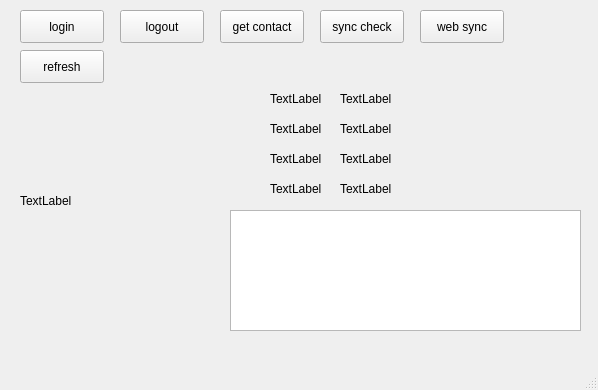
<?xml version="1.0" encoding="UTF-8"?>
<ui version="4.0">
 <class>MainWindow</class>
 <widget class="QMainWindow" name="MainWindow">
  <property name="geometry">
   <rect>
    <x>0</x>
    <y>0</y>
    <width>598</width>
    <height>390</height>
   </rect>
  </property>
  <property name="windowTitle">
   <string>MainWindow</string>
  </property>
  <widget class="QWidget" name="centralwidget">
   <widget class="QPushButton" name="pushButton">
    <property name="geometry">
     <rect>
      <x>20</x>
      <y>10</y>
      <width>84</width>
      <height>33</height>
     </rect>
    </property>
    <property name="text">
     <string>login</string>
    </property>
   </widget>
   <widget class="QLabel" name="label">
    <property name="geometry">
     <rect>
      <x>20</x>
      <y>100</y>
      <width>201</width>
      <height>201</height>
     </rect>
    </property>
    <property name="text">
     <string>TextLabel</string>
    </property>
   </widget>
   <widget class="QLabel" name="label_2">
    <property name="geometry">
     <rect>
      <x>270</x>
      <y>90</y>
      <width>54</width>
      <height>17</height>
     </rect>
    </property>
    <property name="text">
     <string>TextLabel</string>
    </property>
   </widget>
   <widget class="QLabel" name="label_3">
    <property name="geometry">
     <rect>
      <x>340</x>
      <y>90</y>
      <width>141</width>
      <height>17</height>
     </rect>
    </property>
    <property name="text">
     <string>TextLabel</string>
    </property>
   </widget>
   <widget class="QLabel" name="label_4">
    <property name="geometry">
     <rect>
      <x>270</x>
      <y>120</y>
      <width>54</width>
      <height>17</height>
     </rect>
    </property>
    <property name="text">
     <string>TextLabel</string>
    </property>
   </widget>
   <widget class="QLabel" name="label_5">
    <property name="geometry">
     <rect>
      <x>340</x>
      <y>120</y>
      <width>141</width>
      <height>17</height>
     </rect>
    </property>
    <property name="text">
     <string>TextLabel</string>
    </property>
   </widget>
   <widget class="QLabel" name="label_6">
    <property name="geometry">
     <rect>
      <x>270</x>
      <y>150</y>
      <width>54</width>
      <height>17</height>
     </rect>
    </property>
    <property name="text">
     <string>TextLabel</string>
    </property>
   </widget>
   <widget class="QLabel" name="label_7">
    <property name="geometry">
     <rect>
      <x>340</x>
      <y>150</y>
      <width>141</width>
      <height>17</height>
     </rect>
    </property>
    <property name="text">
     <string>TextLabel</string>
    </property>
   </widget>
   <widget class="QLabel" name="label_8">
    <property name="geometry">
     <rect>
      <x>270</x>
      <y>180</y>
      <width>54</width>
      <height>17</height>
     </rect>
    </property>
    <property name="text">
     <string>TextLabel</string>
    </property>
   </widget>
   <widget class="QLabel" name="label_9">
    <property name="geometry">
     <rect>
      <x>340</x>
      <y>180</y>
      <width>141</width>
      <height>17</height>
     </rect>
    </property>
    <property name="text">
     <string>TextLabel</string>
    </property>
   </widget>
   <widget class="QPushButton" name="pushButton_2">
    <property name="geometry">
     <rect>
      <x>120</x>
      <y>10</y>
      <width>84</width>
      <height>33</height>
     </rect>
    </property>
    <property name="text">
     <string>logout</string>
    </property>
   </widget>
   <widget class="QPushButton" name="pushButton_3">
    <property name="geometry">
     <rect>
      <x>220</x>
      <y>10</y>
      <width>84</width>
      <height>33</height>
     </rect>
    </property>
    <property name="text">
     <string>get contact</string>
    </property>
   </widget>
   <widget class="QPushButton" name="pushButton_4">
    <property name="geometry">
     <rect>
      <x>320</x>
      <y>10</y>
      <width>84</width>
      <height>33</height>
     </rect>
    </property>
    <property name="text">
     <string>sync check</string>
    </property>
   </widget>
   <widget class="QPushButton" name="pushButton_5">
    <property name="geometry">
     <rect>
      <x>420</x>
      <y>10</y>
      <width>84</width>
      <height>33</height>
     </rect>
    </property>
    <property name="text">
     <string>web sync</string>
    </property>
   </widget>
   <widget class="QPushButton" name="pushButton_6">
    <property name="geometry">
     <rect>
      <x>20</x>
      <y>50</y>
      <width>84</width>
      <height>33</height>
     </rect>
    </property>
    <property name="text">
     <string>refresh</string>
    </property>
   </widget>
   <widget class="QPlainTextEdit" name="plainTextEdit">
    <property name="geometry">
     <rect>
      <x>230</x>
      <y>210</y>
      <width>351</width>
      <height>121</height>
     </rect>
    </property>
   </widget>
  </widget>
  <widget class="QMenuBar" name="menubar">
   <property name="geometry">
    <rect>
     <x>0</x>
     <y>0</y>
     <width>598</width>
     <height>29</height>
    </rect>
   </property>
  </widget>
  <widget class="QStatusBar" name="statusbar"/>
 </widget>
 <resources/>
 <connections/>
</ui>
